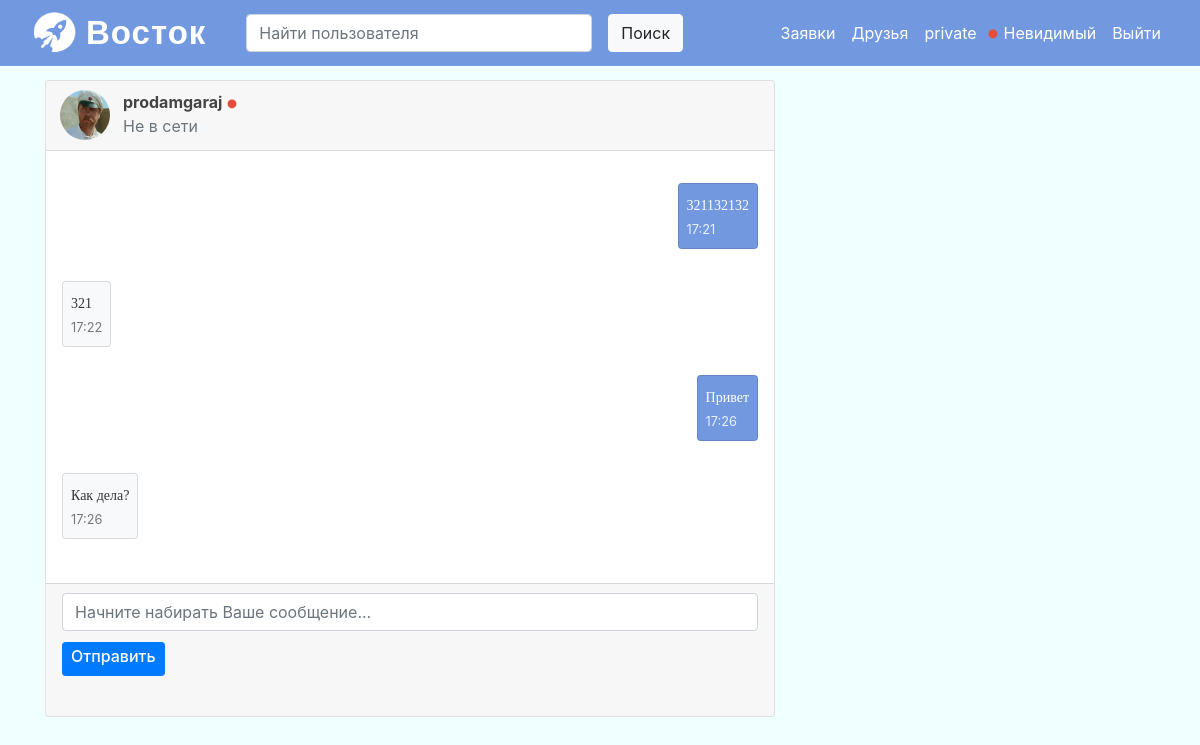
Page /chatting/30 (signed in) on the committed database.
### mes/models.py (models this page shows, shortened)
class User(db.Model, UserMixin):
    id = db.Column(db.Integer, primary_key=True)
    username = db.Column(db.String(20), unique=True, nullable=False)
    status = db.Column(db.String(120))
    image_file = db.Column(db.String(20), nullable=False, default='default.jpg')
    password = db.Column(db.String(60), nullable=False)
    online = db.Column(db.Boolean, default=0)
    admin = db.Column(db.Boolean, default=0)
    banned = db.Column(db.String(40), default=None)
    followed = db.relationship('User',
                               secondary=followers,
                               primaryjoin=(followers.c.follower_id == id),
                               secondaryjoin=(followers.c.followed_id == id),
                               backref=db.backref('followers', lazy='dynamic'),
                               lazy='dynamic')
    requested_by = db.relationship('User',
                                   secondary=requests,
                                   primaryjoin=(requests.c.follower_id == id),
                                   secondaryjoin=(requests.c.followed_id == id),
                                   backref=db.backref('requests', lazy='dynamic'),
                                   lazy='dynamic')
    def is_following(self, user):
        return self.followed.filter(followers.c.followed_id == user.id).count() > 0

class Chats(db.Model):
    id = db.Column(db.Integer, primary_key=True)
    message = db.Column(db.String(50), nullable=False)
    sender_id = db.Column(db.Integer, db.ForeignKey('user.id'), nullable=False)
    receiver_id = db.Column(db.Integer, db.ForeignKey('user.id'), nullable=False)
    date_posted = db.Column(db.DateTime, nullable=False, default=datetime.now)

### mes/routes.py (the view)
@app.route("/chatting/<int:user_id>", methods=['GET', 'POST'])
@login_required
def chat(user_id):
    user = User.query.filter_by(id=user_id).first_or_404()
    if ((user.id == current_user.id) or (not (current_user.is_following(user)))):
        flash('Невозможно перейти в диалог с этим пользователем', 'danger')
        return redirect(url_for('home'))
    messages = Chats.query.filter(or_(and_(Chats.sender_id == user_id,
                                           Chats.receiver_id == current_user.id),
                                      and_(Chats.sender_id == current_user.id,
                                           Chats.receiver_id == user_id))).all()
    return render_template('chat.html', messages=messages,
                           user=current_user, friend=user, title=f'Чат с {user.username}')

### mes/models.py (called while the page is built)
@loginManager.user_loader
def load_user(user_id):
    return User.query.get(int(user_id))

### mes/templates/chat.html (shortened to what this page needs)
{% extends "layout.html" %}
{% block content %}
    {% if user.id == friend.id %}
        <h1>НЕ ВАУ!</h1>
    {% elif not(user.is_following(friend)) %}
        <h1>ВАУ!</h1>
    {% else %}
      <div class="card" id="myForm">
        <div class="card-header white d-flex p-1" id="toggle" style="cursor: pointer;">
          <div class="heading d-flex justify-content-start">
            <div class="profile-photo" id="upper">
                <a href="{{ url_for('user_account' , username= friend.username) }}">
              <img id="icons_chat" src="{{ url_for('static', filename='profile_pics/' + friend.image_file )  }}" class="rounded-circle account-img" >
                </a>
            </div>
          </div>
            <div>
            <div class="data" id="upper">
              <a href="{{ url_for('user_account' , username= friend.username) }}" style="text-decoration: none; color: #444445" class="name mb-0"><strong>{{ friend.username }}</strong></a>
              {% if friend.online %}
              <img id="status" src="../static/site_pics/online.png" alt="Online" width="10" height="10">
              <p class="activity text-muted mb-0">В сети</p>
              {% else %}
              <img id="status" src="../static/site_pics/offline.png" alt="Offline" width="10" height="10">
              <p class="activity text-muted mb-0">Не в сети</p>
              {%endif %}
            </div>
            </div>
          <div class="icons grey-text">
            <a class="feature"></a>
            <a class="feature"></a>
            <a class="feature"></a>
            <a id="closeButton"></a>
          </div>
        </div>
        <div class="my-custom-scrollbar" >
          <div class="card-body p-3">
            <div class="chat-message">
              <div id="messages">
              {% for message in messages %}
              {% if message.sender_id == current_user.id %}
        <div class="card z-depth-0 mb-2 message-text" style="width: max-content; max-width: 500px; margin:0 auto; margin-right: 0; background-color:#7299df;">
                <div class="card-body p-2">
                  <a class="card-text text-white" style =" font-family: 'Tahoma';font-size: 14px;">{{ message.message }}</a><br>
                    <div style="text-align: left"><small class="" style="color: #eaf0fa">{{ message.date_posted.strftime('%H:%M') }}</small>
                </div>
                </div>
               </div>
              <br>
              {% else %}
              <div class="card bg-light z-depth-0 mb-1 message-text" style="width: max-content; max-width: 500px;">
                <div class="card-body p-2">
                  <a class="card-text black-text" id="text_f" style =" font-family: 'Tahoma';font-size: 14px;">{{ message.message }}</a><br>
                    <small class="" style="color: #777;">{{ message.date_posted.strftime('%H:%M') }}</small>
                </div>
               </div>
              <br>
               {% endif %}
               {% endfor %}
             </div>
          </div>
        </div>
        <div class="card-footer text-muted white pt-1 pb-2 px-3">
          <input type="text" id="message" class="form-control" placeholder="Начните набирать Ваше сообщение..." onkeypress="handleKeyPress(event, {{ friend.id }})">
          <button type="submit" class="btn btn-primary btn-sm mt-1 mb-2" onclick="send_message($(message).val(), {{ friend.id }}); document.getElementById('message').value = '';" ><h6>Отправить</h6></button>
          <div>
            <a></a>
            <a></a>
            <a></a>
            <a></a>
            <a></a>
          </div>
        </div>
      </div>
</div>
              {%endif %}
{% endblock content %}

### mes/templates/layout.html (shortened to what this page needs)
<!DOCTYPE html>
<html>
<head>
    <link rel="stylesheet" href="https://maxcdn.bootstrapcdn.com/bootstrap/4.0.0/css/bootstrap.min.css">
    <link rel="stylesheet" type="text/css" href="../static/main.css">
</head>
<body style="background-color: #f0ffff">
    <header class="site-header">
      <nav class="navbar navbar-expand-md navbar-dark bg-steel fixed-top" style="background-color: #7299df;" >
        <div class="container-fluid" style="background-color:  #7299df;">
        <a href="/">
            <img id="myImage" src="../static/site_pics/rocket2.png" alt="Rocket"></a>
        {% if current_user.admin == True %}
          <a class="navbar-brand " style="font-family: Futura, Trebuchet MS, Arial, sans-serif; font-size: 33px; font-style: normal; font-variant: normal; font-weight: 700; line-height: 16.4px;  letter-spacing: 1px; color: white ;" href="/">Восток<sub style="font-size: 10px">admin</sub></a>
        {% else %}
            <a class="navbar-brand " style="font-family: Futura, Trebuchet MS, Arial, sans-serif; font-size: 33px; font-style: normal; font-variant: normal; font-weight: 700; line-height: 16.4px;  letter-spacing: 1px; color: white ;" href="/">Восток</a>
        {% endif %}
          <div class="collapse navbar-collapse" id="navbarToggle">
            <div class="navbar-nav mr-auto">
              <form class="form-inline" action=" {{ url_for('search' , username=search) }}">
                  <input class="form-control ml-sm-4 mr-sm-3 md-sm-4" size="27" name="search" type="search" placeholder="Найти пользователя" aria-label="Search">
                  <button class="btn btn-light" type="submit">Поиск</button>
              </form>
            </div>
            <div class="navbar-nav">
              {% if current_user.is_authenticated %}
                <a class="nav-item nav-link" style="color: white ;"href="{{ url_for('handle_request') }}">Заявки</a>
                <a class="nav-item nav-link" style="color: white ;"href="{{ url_for('friend_list') }}">Друзья</a>
                <a class="nav-item nav-link" style="color: white ;"href="{{ url_for('account' , username=current_user.username) }}">{{ current_user.username }}</a>
                   {% if current_user.online == False %}
                <img id="status" style="margin-top: 16px; margin-right: -2px; margin-left: 3px;" src="../static/site_pics/offline.png" alt="Offline" width="10" height="10">
                <a class="nav-item nav-link" style="color: white ;"href="{{ url_for('change_status')}}">Невидимый</a>
                                             {% endif %}
                <a class="nav-item nav-link" style="color: white ;"href="{{ url_for('logout') }}">Выйти</a>
              {% else %}
               <a class="nav-item nav-link" style="color: white ;"href="{{ url_for('login') }}">Вход</a>
               <a class="nav-item nav-link" style="color: white ;" href="{{ url_for('register') }}">Регистрация</a>
              {% endif %}
            </div>
          </div>
        </div>
      </nav>
    </header>
     <main role="main" class="container" style="background-color: #f0ffff">
      <div class="row" style="">
        <div class="col-md-8" style="">
                       {% block content %}{% endblock %}
        </div>
      </div>
    </main>
</body>
</html>

### mes/static/main.css (style rules this page uses)
button { background: #FFFFFF; }
body { background: #fafafa; color: #333333; margin-top: 5rem; }
h1, h2, h3, h4, h5, h6 { color: #444444; }
.bg-steel { background-color: #5f788a; }
.site-header .navbar-nav .nav-link { color: #cbd5db; }
.account-img { height: 125px; width: 125px; margin-right: 20px; margin-bottom: 16px; }
.container img { margin-right: 20px; }

### mes/templates/layout.html (style rules this page uses)
#myImage { margin-right: 5px; width: 50px; height: 50px; }

### mes/templates/chat.html (style rules this page uses)
#icons_chat { width: 50px; height: 50px; margin-left: 10px; margin-right: 13px; }
#upper { margin-top: 5px; margin-bottom: -10px; }
h6 { color: #FFFFFF; margin-bottom: 5px; }
#message { margin-top: 5px; margin-bottom: 7px; }

### rows in the picture
User: username "private"
User: image_file (picture), username "prodamgaraj"
Chats: message "321132132", date_posted "17:21"
Chats: message "321", date_posted "17:22"
Chats: message "Привет", date_posted "17:26"
Chats: message "Как дела?", date_posted "17:26"
